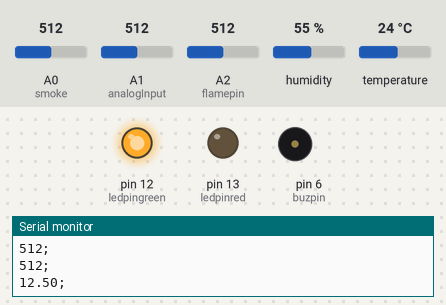
Recording of a sketch running on a simulated Arduino Uno, built with avr-gcc and run on an emulated ATmega328P. Shown: output pins drawn as LEDs (lit = HIGH), buzzer (waves = sounding), the last lines printed to the serial monitor. Inputs (shaded band) come from the test bench; at power-on: A2 (flamepin) = 512, A0 (smoke) = 512, A1 (analogInput) = 512, humidity 55 %, temperature 24 °C. The modem accepts every AT command (registered, SIM ready, sends succeed) and sends nothing else.

Above: at 4.2 s.
4.3 s: A2 (flamepin) set to 208
8.1 s: A2 (flamepin) set to 188
At 10.1 s:
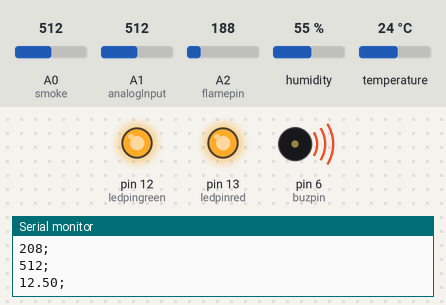
15.7 s: A2 (flamepin) set to 210
At 15.7 s:
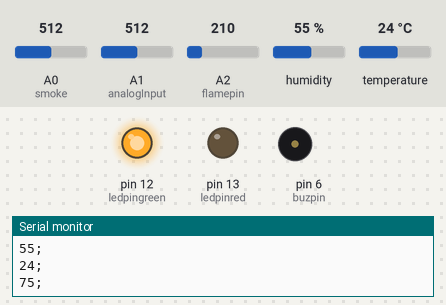
19.5 s: A0 (smoke) set to 685
23.3 s: A0 (smoke) set to 711
At 25.3 s:
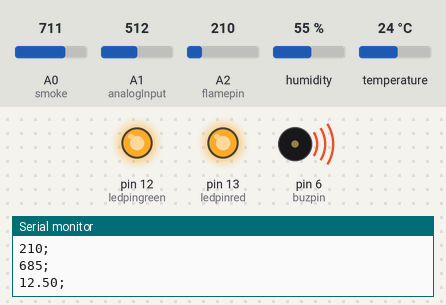
Timing chart, 0 to 26.8 s (numbered marks = the images above; inputs shaded):
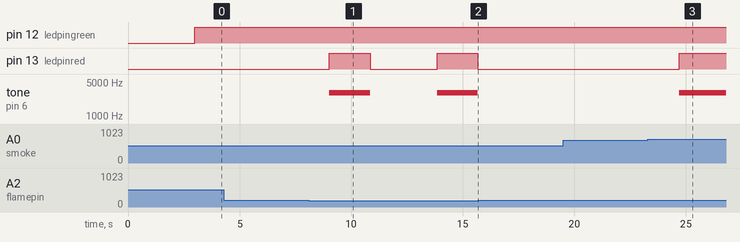

The sketch:

DHTtester.ino
```cpp
#include <SoftwareSerial.h>
SoftwareSerial sim(10, 11);
int _timeout;
String _buffer;
String numberb = "+639750236694"; //-> change with your number
String numberc = "+639513080377"; //-> change with your number

#include "DHT.h"
#define DHTPIN 4
#define DHTTYPE DHT22
DHT dht(DHTPIN, DHTTYPE);

const int ledpinred=13;
const int ledpingreen=12;// ledpin,flamepin and buzpin are not changed throughout the process
const int flamepin=A2;
const int buzpin=6;
const int smoke = A0;
const int threshold=200;// sets threshold value for flame sensor
const int smokethres=700;
//int flamesensvalue=0; // initialize flamesensor reading
int analogInput = A1;
float vout = 0.0;
float vin = 0.0;
float R1 = 30000.0; //
float R2 = 7500.0; //
int value = 0;


void setup() {
 Serial.println(F("DHTxx test!"));
 dht.begin();
 delay(3000);
 pinMode(smoke, INPUT);
 pinMode(ledpinred,OUTPUT);
 pinMode(ledpingreen,OUTPUT);
 pinMode(flamepin,INPUT);
 pinMode(buzpin,OUTPUT);
 pinMode(analogInput, INPUT);
 _buffer.reserve(50);
 sim.begin(9600);
 Serial.begin(9600);


}

void loop() {

int analogSensor = analogRead(smoke);
int flamesensvalue=analogRead(flamepin); // reads analog data from flame sensor
 value = analogRead(analogInput);
   vout = (value * 5.0) / 1024.0;
   vin = vout / (R2/(R1+R2));


if(flamesensvalue <= threshold){
  digitalWrite(ledpinred,HIGH);
  tone(buzpin,3000);
  SendMessage();
}


 if(analogSensor > smokethres){
  digitalWrite(ledpinred,HIGH);
  tone(buzpin,3000);
  SendMessagea();
}
else{
 noTone(buzpin);
 digitalWrite(ledpinred,LOW);
 digitalWrite(ledpingreen,HIGH);


}


  // Reading temperature or humidity takes about 250 milliseconds!
  // Sensor readings may also be up to 2 seconds 'old' (its a very slow sensor)
  int h = dht.readHumidity();
  // Read temperature as Celsius (the default)
  int t = dht.readTemperature();
  // Read temperature as Fahrenheit (isFahrenheit = true)
  int f = dht.readTemperature(true);

  // Check if any reads failed and exit early (to try again).
  if (isnan(h) || isnan(t) || isnan(f)) {
    Serial.println(F("Failed to read from DHT sensor!"));
    return;
  }


  Serial.print(h);
  Serial.println(";");
  Serial.print(t);
  Serial.println(";");
  Serial.print(f);
  Serial.println(";");
  Serial.print(flamesensvalue);
  Serial.println(";");
  Serial.print(analogSensor);
  Serial.println(";");
  Serial.print(vin,2);
  Serial.println(";");
  delay(3000);


}
void SendMessage()
{
  //Serial.println ("Sending Message");]]
  sim.println("AT+CMGF=1");    //Sets the GSM Module in Text Mode
  delay(200);
  //Serial.println ("Set SMS Number");
 sim.println("AT+CMGS=\"" + numberb + "\"\r"); //Mobile phone number to send message
 delay(200);
 String SMS = "fire has been detected at 1234 san vicente west urdaneta city owner brian kenneth";
 sim.println(SMS);
 delay(100);
 sim.println((char)26);// ASCII code of CTRL+Z
 delay(200);
 _buffer = _readSerial();

}
 void SendMessagea()
{
  //Serial.println ("Sending Message");
  sim.println("AT+CMGF=1");    //Sets the GSM Module in Text Mode
  delay(200);
  //Serial.println ("Set SMS Number");
  sim.println("AT+CMGS=\"" + numberc + "\"\r"); //Mobile phone number to send message
  delay(200);
  String SMS = "smoke has been detected at living room ";
  sim.println(SMS);
  delay(100);
  sim.println((char)26);// ASCII code of CTRL+Z
  delay(200);
  _buffer = _readSerial();

}
String _readSerial() {
 _timeout = 0;
 while  (!sim.available() && _timeout < 12000  )
 {
 delay(13);
 _timeout++;
 }
 if (sim.available()) {
  return sim.readString();
}
}
```

Measured:
- the behaviour switches between 201 and 200 on A2 (flamepin) (found by bisection; images 0 and 1)
- the behaviour switches between 700 and 701 on A0 (smoke) (found by bisection; images 2 and 3)
- after the input at 8.1 s, pin 13 (ledpinred): alternates HIGH for 1.8 s and LOW for 3.0 s, starting after 0.92 s; tone on pin 6 (buzpin): alternates 3000 Hz for 1.8 s and silent for 3.0 s, starting after 0.92 s
- after the input at 15.7 s, pin 13 (ledpinred): stays LOW (without the input it goes to HIGH after 3.0 s); tone on pin 6 (buzpin): stays silent (without the input it goes to 3000 Hz after 3.0 s)
- after the input at 23.3 s, pin 13 (ledpinred): LOW → HIGH after 1.4 s; tone on pin 6 (buzpin): silent → 3000 Hz after 1.4 s
